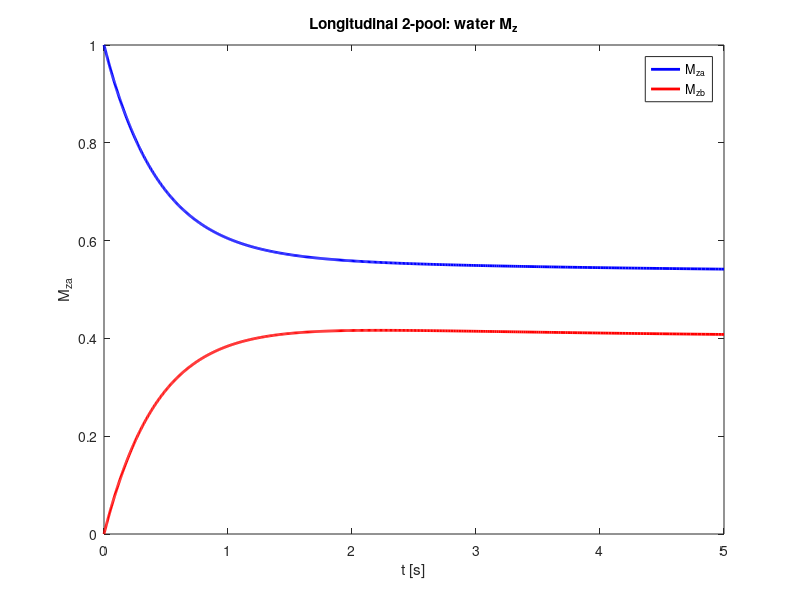

The MATLAB script that drew this image: (Note: this script raises an error after producing the figure.)
function bm_longitudinal_2pool_GT
    % Simple, stable longitudinal 2-pool GT

    T1a = 3.5;  R1a = 1/T1a;
    T1b = 3.0;  R1b = 1/T1b;

    k_ab = 1.0;   % a -> b
    k_ba = 1.0;   % b -> a

    M0a = 1.0;
    M0b = 0.0;

    tspan = [0 5];   % seconds

    M0 = [M0a; M0b];   % [Mza(0); Mzb(0)]

    params.R1a = R1a;
    params.R1b = R1b;
    params.k_ab = k_ab;
    params.k_ba = k_ba;
    params.M0a = M0a;
    params.M0b = M0b;

    ode_fun = @(t,M) rhs_longitudinal(t,M,params);
    opts = odeset('RelTol',1e-10,'AbsTol',1e-12);
    [t, M] = ode45(ode_fun, tspan, M0, opts);

    % M(:,1) = Mza, M(:,2) = Mzb
    figure; plot(t, M(:,1), 'b-', 'LineWidth', 2);
    hold on; plot(t, M(:,2), 'r-', 'LineWidth', 2);
    xlabel('t [s]'); ylabel('M_{za}');
    legend('M_{za}', 'M_{zb}');
    title('Longitudinal 2-pool: water M_z');

    GT_long.t = t;
    GT_long.M = M;
    save(fullfile(pwd, 'pinns-mri/longitudinal_2pool/gt', 'bm_longitudinal_2pool_GT.mat'), 'GT_long');
end

function dMdt = rhs_longitudinal(~, M, p)
    Mza = M(1); Mzb = M(2);
    R1a = p.R1a; R1b = p.R1b;
    k_ab = p.k_ab; k_ba = p.k_ba;
    M0a = p.M0a; M0b = p.M0b;

    dMza = -R1a*(Mza - M0a) - k_ab*Mza + k_ba*Mzb;
    dMzb = -R1b*(Mzb - M0b) - k_ba*Mzb + k_ab*Mza;

    dMdt = [dMza; dMzb];
end
